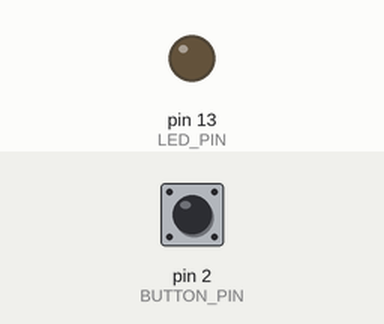
This sketch was run on a simulated Arduino Uno, built with avr-gcc and run on an emulated ATmega328P. On the bench: output pins drawn as LEDs (lit = HIGH). The inputs (shaded band) are chosen by the test bench; at power-on: pin 2 (BUTTON_PIN) HIGH.

Above: at 1.2 s.
1.3 s: pin 2 (BUTTON_PIN) pulled LOW for 0.15 s
At 1.37 s:
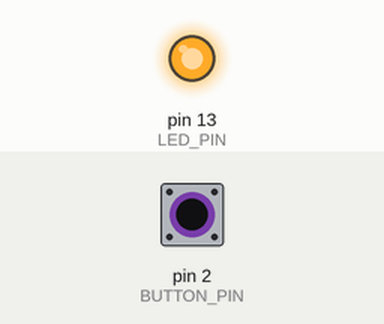
2.9 s: pin 2 (BUTTON_PIN) pulled LOW for 3.2 s
At 6.9 s:
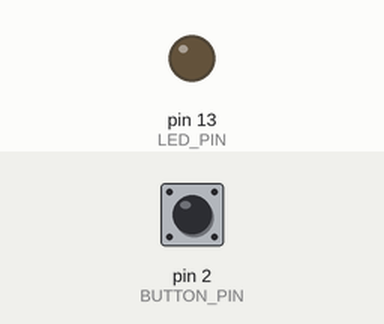
Timing chart, 0 to 8.4 s (numbered marks = the images above; inputs shaded):
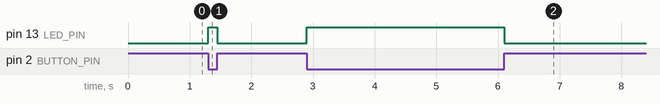

The sketch:

input.ino
```cpp
// Button on pin 2 (to GND, internal pull-up) controls an LED on pin 13.
const int BUTTON_PIN = 2;
const int LED_PIN = 13;

void setup() {
  pinMode(BUTTON_PIN, INPUT_PULLUP);
  pinMode(LED_PIN, OUTPUT);
}

void loop() {
  int state = digitalRead(BUTTON_PIN);
  // Pressed = LOW because of the pull-up.
  if (state == LOW) {
    digitalWrite(LED_PIN, HIGH);
  } else {
    digitalWrite(LED_PIN, LOW);
  }
}
```

Measured:
- after the input at 1.3 s, pin 13 (LED_PIN): LOW → HIGH at once, → LOW 0.15 s later
- after the input at 2.9 s, pin 13 (LED_PIN): LOW → HIGH at once, → LOW 3.2 s later
